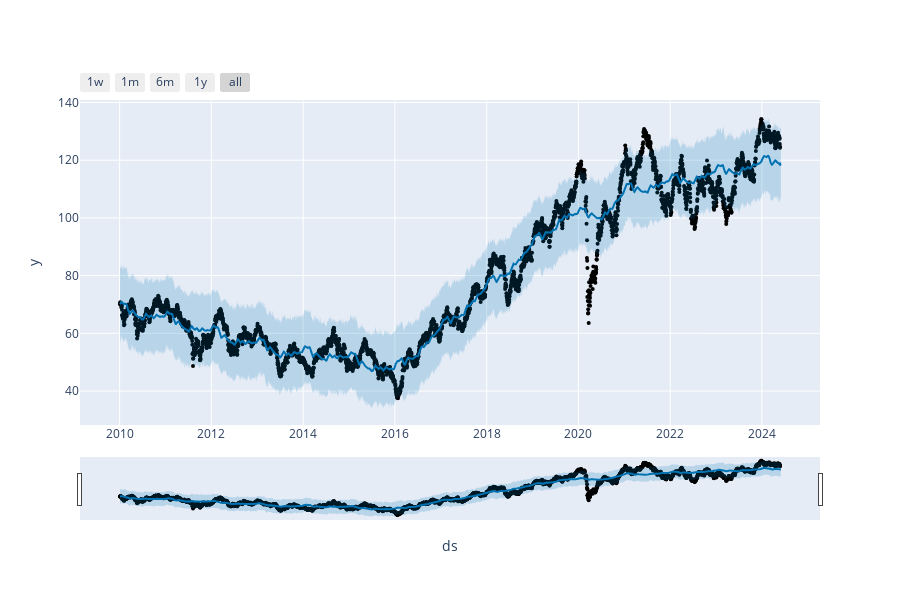

The notebook cell this image was saved under:
### Code cell
plot_plotly(model, forecast)

### Figure 1 — Plotly figure (JSON) as saved in the notebook; plotly's stock layout.template omitted (floating-point values rounded to 4 significant figures; data arrays with more than 128 entries replaced by an {"elided": "..."} marker saying what was removed)
{"data": [{"marker": {"color": "black", "size": 4}, "mode": "markers", "name": "Actual", "type": "scatter", "x": {"elided": "3566 str values"}, "y": {"elided": "3566 float values"}}, {"hoverinfo": "skip", "line": {"width": 0}, "mode": "lines", "type": "scatter", "x": {"elided": "3573 str values"}, "y": {"elided": "3573 float values"}}, {"fill": "tonexty", "fillcolor": "rgba(0, 114, 178, 0.2)", "line": {"color": "#0072B2", "width": 2}, "mode": "lines", "name": "Predicted", "type": "scatter", "x": {"elided": "3573 str values"}, "y": {"elided": "3573 float values"}}, {"fill": "tonexty", "fillcolor": "rgba(0, 114, 178, 0.2)", "hoverinfo": "skip", "line": {"width": 0}, "mode": "lines", "type": "scatter", "x": {"elided": "3573 str values"}, "y": {"elided": "3573 float values"}}], "layout": {"height": 600, "showlegend": false, "width": 900, "xaxis": {"rangeselector": {"buttons": [{"count": 7, "label": "1w", "step": "day", "stepmode": "backward"}, {"count": 1, "label": "1m", "step": "month", "stepmode": "backward"}, {"count": 6, "label": "6m", "step": "month", "stepmode": "backward"}, {"count": 1, "label": "1y", "step": "year", "stepmode": "backward"}, {"step": "all"}]}, "rangeslider": {"visible": true}, "title": {"text": "ds"}, "type": "date"}, "yaxis": {"title": {"text": "y"}}}}
